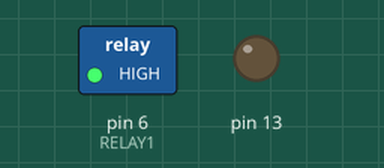
Recording of a sketch running on a simulated Arduino Uno, built with avr-gcc and run on an emulated ATmega328P. On the bench: switched loads named in the sketch (green lamp = pin HIGH), output pins drawn as LEDs (lit = HIGH).

Above: at 1.5 s.
At 4.0 s:
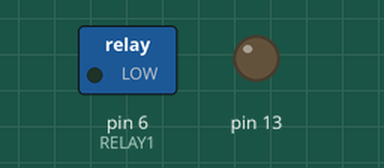
Timing chart, 0 to 6.5 s (numbered marks = the images above):
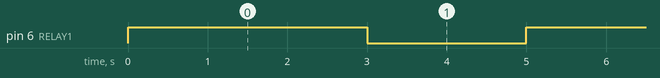

Measured:
- by itself, pin 6 (RELAY1): alternates HIGH for 3.0 s and LOW for 2.0 s

The sketch:

sketch_jul12a.ino
```cpp
/*
  Temporizador aleatorio de n canales
  Activa relés en base a una progración con rango aleatorio de inicio y fin

  created Jul 2015
  by Alfonso Martin
 */

#include <Wire.h>
#include "RTClib.h"

int wHoraInicio, wMinutoInicio, wHoraFinal, wMinutoFinal, wActivo;
int wHoraActual, wMinutoActual;
int wAccion ; // 0-No accion, 1-Encender, 2-Apagar

// the setup function runs once when you press reset or power the board
void setup() {
  // initialize digital pin 13 as an output as monitor.
  pinMode(13, OUTPUT);

  // para los relés
  #define RELAY1  6
  pinMode(RELAY1, OUTPUT);
  maneja_rele(2);


}

void maneja_rele(int wAccion){
  if (wAccion == 1){
    //Serial.println("Enciendo Rele");
    digitalWrite(RELAY1,LOW);           // Turns ON Relays 1
  } else{
    digitalWrite(RELAY1,HIGH);          // Turns OFF Relays 1
    //Serial.println("Apago Rele");
  }
}
// the loop function runs over and over again forever
void loop() {

  delay(3000);
  maneja_rele(1);
  delay(2000);
  maneja_rele(2);

}
```
